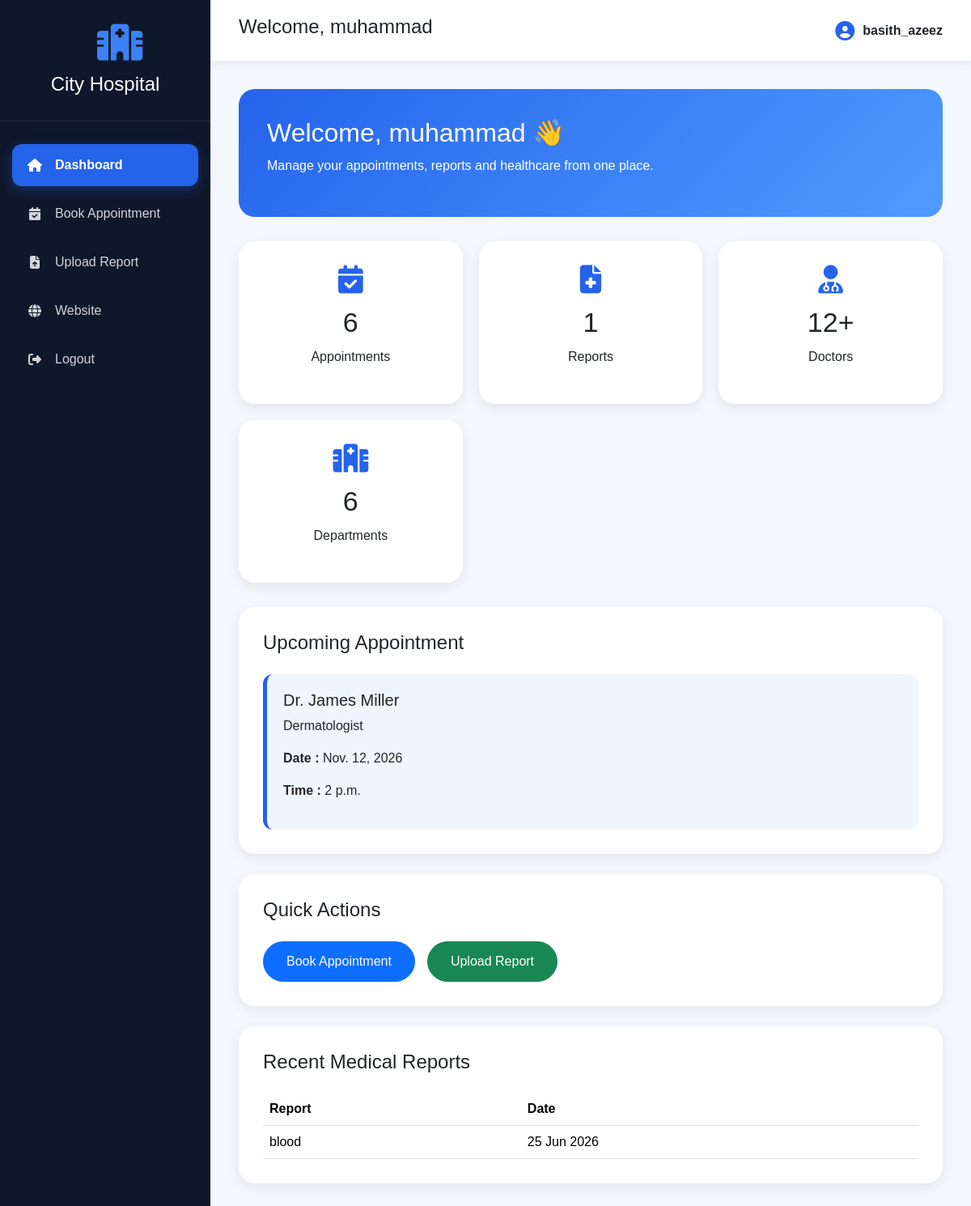
The page /patient-dashboard/ (signed in) on the database as committed earlier.
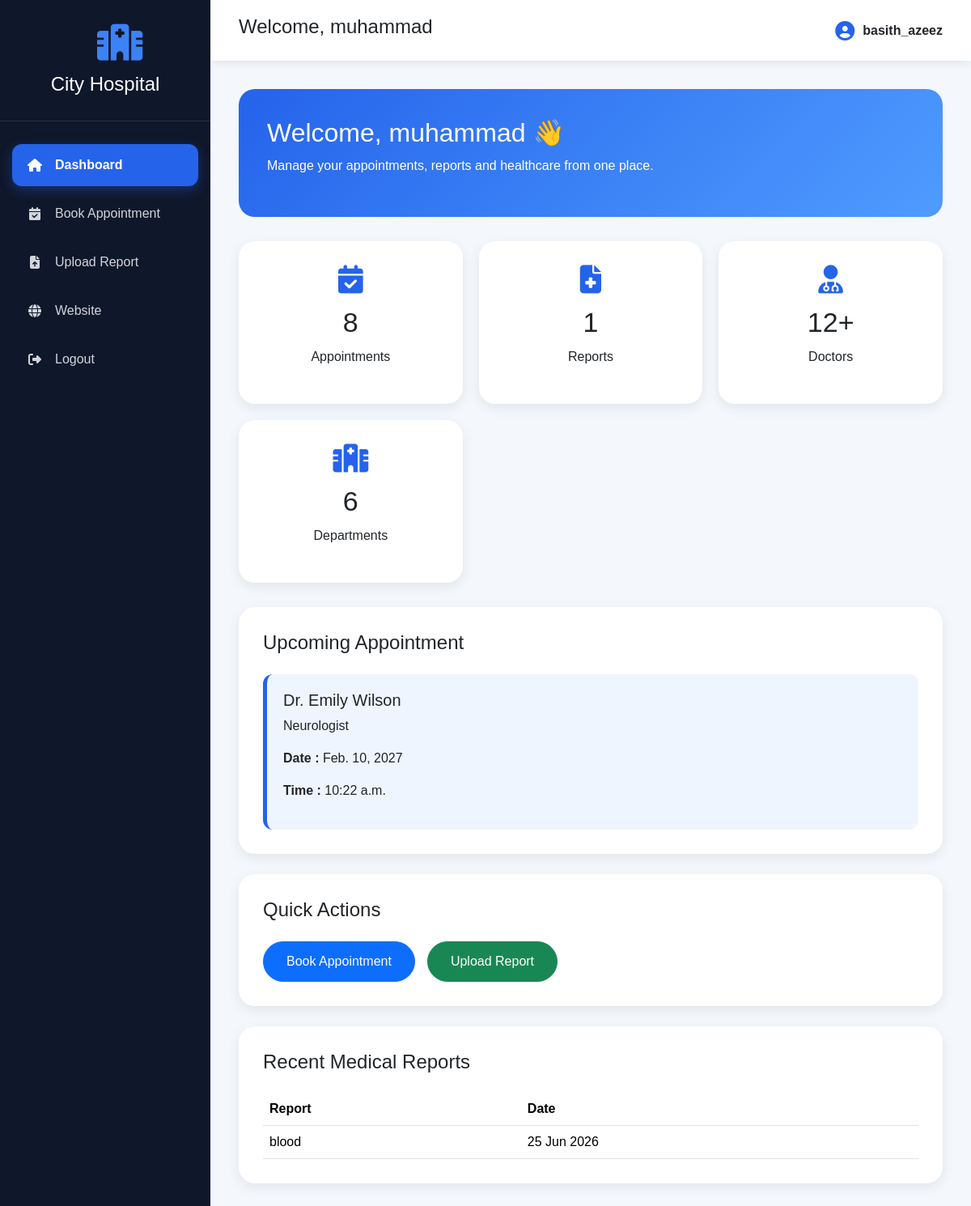
The same page on the database as committed later.
### student/models.py (models this page shows, shortened)
class Booking(models.Model):
    STATUS_CHOICES = (
        ("Pending", "Pending"),
        ("Confirmed", "Confirmed"),
        ("Completed", "Completed"),
        ("Cancelled", "Cancelled"),
    )
    patient_name = models.CharField(max_length=100)
    patient_email = models.EmailField()
    patient_phone = models.CharField(max_length=20)
    doctor = models.ForeignKey(
        Doctors,
        on_delete=models.CASCADE
    )
    appointment_date = models.DateField()
    appointment_time = models.TimeField()
    reason = models.TextField(
        blank=True
    )
    status = models.CharField(
        max_length=20,
        choices=STATUS_CHOICES,
        default="Pending"
    )
    created_at = models.DateTimeField(
        auto_now_add=True
    )

class Doctors(models.Model):
    doc_name = models.CharField(max_length=100)
    doc_spec = models.CharField(max_length=100)
    dep_name = models.ForeignKey(
        Department,
        on_delete=models.CASCADE
    )
    doc_image = models.CharField(
    max_length=100
    )
    experience = models.PositiveIntegerField(default=1)
    qualification = models.CharField(
        max_length=150
    )
    available = models.BooleanField(
        default=True
    )

### student/views.py (the view)
@login_required(login_url="login")
def patient_dashboard(request):
    if request.user.role != "patient":
        return redirect("doctor_dashboard")
    appointments = Booking.objects.filter(
        patient_email=request.user.email
    ).order_by("-appointment_date")
    reports = MedicalReport.objects.filter(
        patient=request.user
    )
    context = {
    "appointments": appointments,
    "reports": reports,
    "appointment_count": appointments.count(),
    "report_count": reports.count(),
    "active_page": "dashboard",
}
    return render(
        request,
        "patient_dashboard.html",
        context
    )

### templates/patient_dashboard.html (shortened to what this page needs)
{% extends 'dashboard_base.html' %}
{% load static %}
{% block content %}
<div class="dashboard-container">
    <div class="welcome-card">
        <h2>
            Welcome, {{ user.first_name|default:user.username }} 👋
        </h2>
        <p>
            Manage your appointments, reports and healthcare from one place.
        </p>
    </div>
    <div class="stats-grid">
        <div class="stat-card">
            <i class="fa-solid fa-calendar-check"></i>
            <h3>{{ appointment_count }}</h3>
            <p>Appointments</p>
        </div>
        <div class="stat-card">
            <i class="fa-solid fa-file-medical"></i>
            <h3>{{ report_count }}</h3>
            <p>Reports</p>
        </div>
        <div class="stat-card">
            <i class="fa-solid fa-user-doctor"></i>
            <h3>12+</h3>
            <p>Doctors</p>
        </div>
        <div class="stat-card">
            <i class="fa-solid fa-hospital"></i>
            <h3>6</h3>
            <p>Departments</p>
        </div>
    </div>
    <div class="dashboard-card">
        <h4 class="mb-4">
            Upcoming Appointment
        </h4>
        {% if appointments %}
            {% with appointments.0 as appointment %}
            <div class="appointment-box">
                <h5>{{ appointment.doctor.doc_name }}</h5>
                <p>{{ appointment.doctor.doc_spec }}</p>
                <p>
                    <strong>Date :</strong>
                    {{ appointment.appointment_date }}
                </p>
                <p>
                    <strong>Time :</strong>
                    {{ appointment.appointment_time }}
                </p>
            </div>
            {% endwith %}
        {% else %}
        <p>No appointments booked.</p>
        {% endif %}
    </div>
    <div class="dashboard-card">
        <h4 class="mb-4">
            Quick Actions
        </h4>
        <div class="action-buttons">
            <a href="{% url 'booking' %}" class="btn btn-primary">
                Book Appointment
            </a>
            <a href="{% url 'upload_report' %}" class="btn btn-success">
                Upload Report
            </a>
        </div>
    </div>
    <div class="dashboard-card">
        <h4 class="mb-4">
            Recent Medical Reports
        </h4>
        <table class="table table-hover">
            <thead>
                <tr>
                    <th>Report</th>
                    <th>Date</th>
                </tr>
            </thead>
            <tbody>
            {% for report in reports %}
                <tr>
                    <td>{{ report.report_name }}</td>
                    <td>{{ report.uploaded_at|date:"d M Y" }}</td>
                </tr>
            {% empty %}
                <tr>
                    <td colspan="2">
                        No reports uploaded.
                    </td>
                </tr>
            {% endfor %}
            </tbody>
        </table>
    </div>
</div>
{% endblock %}

Rows that differ between the two databases and show on the page:
no longer on this page (row unchanged): Booking: doctor.doc_name "Dr. James Miller", doctor.doc_spec "Dermatologist", appointment_date "Nov. 12, 2026", appointment_time "2 p.m."
added Booking: doctor.doc_name "Dr. Emily Wilson", doctor.doc_spec "Neurologist", appointment_date "Feb. 10, 2027", appointment_time "10:22 a.m."
Other text that changed with them:
{{ appointment_count }}: "6" → "8"
